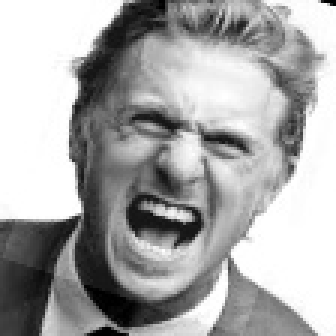
//> input picture code/ascend_310B/smart_ip_interaction/datasets/emotion_dataset_6cls/test/angry/4_jpg.rf.f9677a5917b25f15e8441198f8145abc_0.jpg, 112 x 112 px (shown 3 times larger)
$ ./host ../../../../../../../../ascend_310B/smart_ip_interaction/datasets/emotion_dataset_6cls/test/angry/20231118_194043_jpg.rf.3103f7b5193b400b794ffb58ec3b2d90_0.jpg ../../../../../../../../ascend_310B/smart_ip_interaction/datasets/emotion_dataset_6cls/test/angry/4_jpg.rf.f9677a5917b25f15e8441198f8145abc_0.jpg 100 100 3   (built with g++ and OpenCV 4)
//> lines starting //> are read from the running program, lines starting //| are printed output that depends on the picture
// [15 lines of licence text are left out]

#define PROFILE

#include <adf/adf_api/XRTConfig.h>
#include <chrono>
#include <cmath>
#include <common/xf_aie_sw_utils.hpp>
#include <common/xfcvDataMovers.h>
#include <fstream>
#include <sstream>
#include <stdint.h>
#include <stdio.h>
#include <stdlib.h>
#include <string.h>
#include <vector>
#include <xrt/experimental/xrt_aie.h>
#include <xrt/experimental/xrt_graph.h>
#include <xrt/experimental/xrt_kernel.h>

#include "config.h"

/*
 ******************************************************************************
 * Top level executable
 ******************************************************************************
 */
void opencv_ref(cv::Mat src, cv::Mat dst) {
    cv::transpose(src, dst);
    return;
}

int main(int argc, char** argv) {
    try {
        if (argc < 3) {
            std::stringstream errorMessage;
            errorMessage << argv[0] << " <xclbin> <inputImage> [width] [height] [iterations]";
            std::cerr << errorMessage.str();
            throw std::invalid_argument(errorMessage.str());
        }
        const char* xclBinName = argv[1];
        //////////////////////////////////////////
        // Read image from file and resize
        //////////////////////////////////////////
        cv::Mat srcImageR;
        srcImageR = cv::imread(argv[2], 0);
//> srcImageR is the input picture: 112 rows x 112 cols, CV_8UC1; min 0, max 255, mean 168.3

        int width = srcImageR.cols;
//> width = 112
        if (argc >= 4) width = atoi(argv[3]);
//> width = 100
        int height = srcImageR.rows;
//> height = 112
        if (argc >= 5) height = atoi(argv[4]);
//> height = 100

        int iterations = 1;
        if (argc >= 6) iterations = atoi(argv[5]);
//> iterations = 3

        if ((width != srcImageR.cols) || (height != srcImageR.rows))
            cv::resize(srcImageR, srcImageR, cv::Size(width, height));
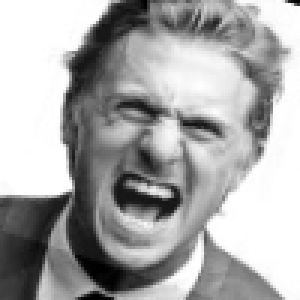
//> srcImageR: 100 rows x 100 cols, CV_8UC1 (shown 3 times larger); min 0, max 255, mean 168.2

        std::cout << "Image size" << std::endl;
        std::cout << srcImageR.cols << std::endl;
//| 100
        std::cout << srcImageR.rows << std::endl;
//| 100
        std::cout << srcImageR.elemSize() << std::endl;
//| 1
        std::cout << srcImageR.type() << std::endl;
//| 0
        std::cout << "Image size (end)" << std::endl;
        int op_width = srcImageR.rows;
//> op_width = 100
        int op_height = srcImageR.cols;
//> op_height = 100

        //////////////////////////////////////////
        // Run opencv reference test (filter2D design)
        //////////////////////////////////////////
        cv::Mat dstRefImage(op_height, op_width, srcImageR.type());
        opencv_ref(srcImageR, dstRefImage);
//> in opencv_ref, `cv::transpose(src, dst);`:
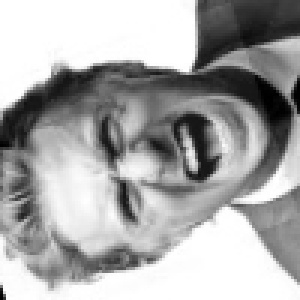
//> dst: 100 rows x 100 cols, CV_8UC1 (shown 3 times larger); min 0, max 255, mean 168.2

        // Initializa device
        xF::deviceInit(xclBinName);
//> (this line was passed over: xF is not available in this run)

        // Load image
        std::vector<uint8_t> srcData;
        srcData.assign(srcImageR.data, (srcImageR.data + srcImageR.total()));
//> srcData = 10000 values, max 255 at index 0, min 0 at index 48, mean 168.2
        cv::Mat src(srcImageR.rows, srcImageR.cols, CV_8UC1, (void*)srcData.data());

        std::vector<uint8_t> dstData;
        dstData.assign(op_height * op_width, 0);
//> dstData = 10000 values from 0 to 0
        cv::Mat dst(op_height, op_width, CV_8UC1, (void*)dstData.data());

//> (the run ends here: the program needs code that is not available in this run, at `xF::xfcvDataMovers<xF::TILER, uint8_t, TILE_HEIGHT, TILE_WIDTH, 16, 1,..`)

$ run again, on code/ascend_310B/smart_ip_interaction/datasets/emotion_dataset_6cls/test/angry/GettyImages-156904795-eb52780b8c0d46ccab861ca71ee37881_jpg.rf.3cec9b48cabeb45e96a886fa8148073d_0.jpg
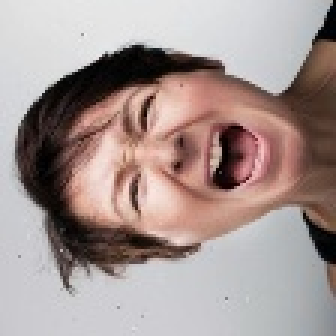
//> input picture code/ascend_310B/smart_ip_interaction/datasets/emotion_dataset_6cls/test/angry/GettyImages-156904795-eb52780b8c0d46ccab861ca71ee37881_jpg.rf.3cec9b48cabeb45e96a886fa8148073d_0.jpg, 112 x 112 px (shown 3 times larger)
//> `srcImageR = cv::imread(argv[2], 0);`:
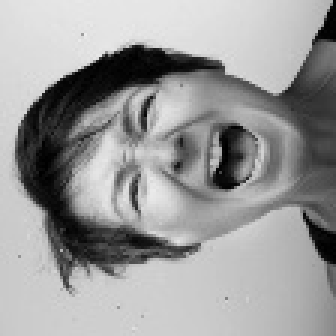
//> srcImageR: 112 rows x 112 cols, CV_8UC1 (shown 3 times larger); min 0, max 238, mean 153.9
//> `if (argc >= 4) width = atoi(argv[3]);`: width = 100
//> iterations = 3
//| 100
//| 100
//| 1
//| 0
//> in opencv_ref, `cv::transpose(src, dst);`:
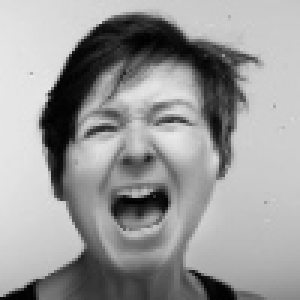
//> dst: 100 rows x 100 cols, CV_8UC1 (shown 3 times larger); min 0, max 235, mean 153.8
//> srcData = 10000 values, max 235 at index 1025, min 0 at index 4913, mean 153.8

$ run again, on code/ascend_310B/smart_ip_interaction/datasets/emotion_dataset_6cls/test/angry/IMG_1159_PNG.rf.66f8831c9b29bb96ec4f3970fffd9a64_0.jpg
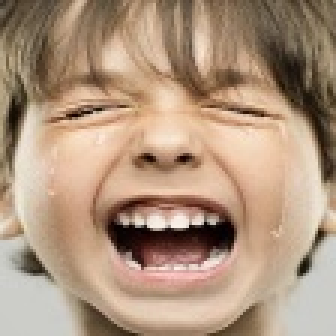
//> input picture code/ascend_310B/smart_ip_interaction/datasets/emotion_dataset_6cls/test/angry/IMG_1159_PNG.rf.66f8831c9b29bb96ec4f3970fffd9a64_0.jpg, 112 x 112 px (shown 3 times larger)
//> `srcImageR = cv::imread(argv[2], 0);`:
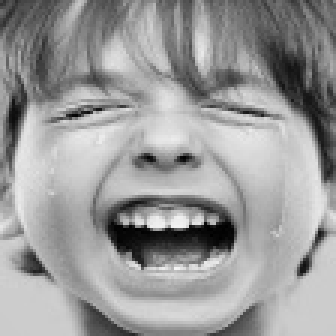
//> srcImageR: 112 rows x 112 cols, CV_8UC1 (shown 3 times larger); min 0, max 244, mean 154.1
//> `if (argc >= 4) width = atoi(argv[3]);`: width = 100
//> iterations = 3
//| 100
//| 100
//| 1
//| 0
//> in opencv_ref, `cv::transpose(src, dst);`:
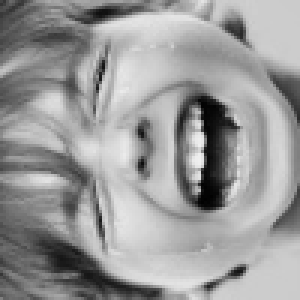
//> dst: 100 rows x 100 cols, CV_8UC1 (shown 3 times larger); min 1, max 239, mean 154
//> srcData = 10000 values, max 239 at index 6653, min 1 at index 6767, mean 154

$ run again, on code/ascend_310B/smart_ip_interaction/datasets/emotion_dataset_6cls/test/angry/angry_629_jpg.rf.2e4f9940e0941053ab938ec98ace5c3a_0.jpg
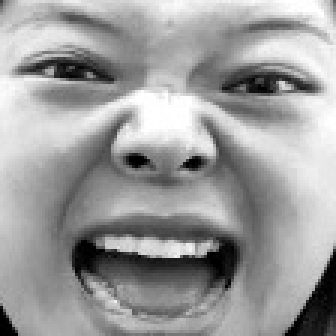
//> input picture code/ascend_310B/smart_ip_interaction/datasets/emotion_dataset_6cls/test/angry/angry_629_jpg.rf.2e4f9940e0941053ab938ec98ace5c3a_0.jpg, 112 x 112 px (shown 3 times larger)
//> srcImageR is the input picture: 112 rows x 112 cols, CV_8UC1; min 0, max 255, mean 156.7
//> `if (argc >= 4) width = atoi(argv[3]);`: width = 100
//> iterations = 3
//> `cv::resize(srcImageR, srcImageR, cv::Size(width, height));`:
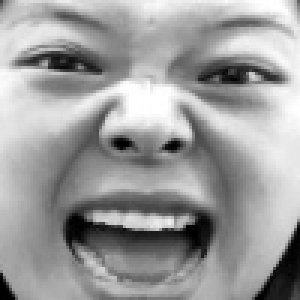
//> srcImageR: 100 rows x 100 cols, CV_8UC1 (shown 3 times larger); min 0, max 255, mean 156.6
//| 100
//| 100
//| 1
//| 0
//> in opencv_ref, `cv::transpose(src, dst);`:
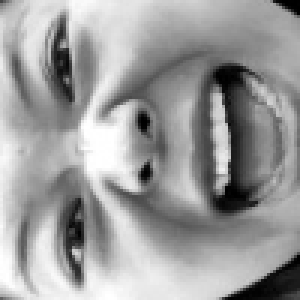
//> dst: 100 rows x 100 cols, CV_8UC1 (shown 3 times larger); min 0, max 255, mean 156.6
//> srcData = 10000 values, max 255 at index 85, min 0 at index 4740, mean 156.6
